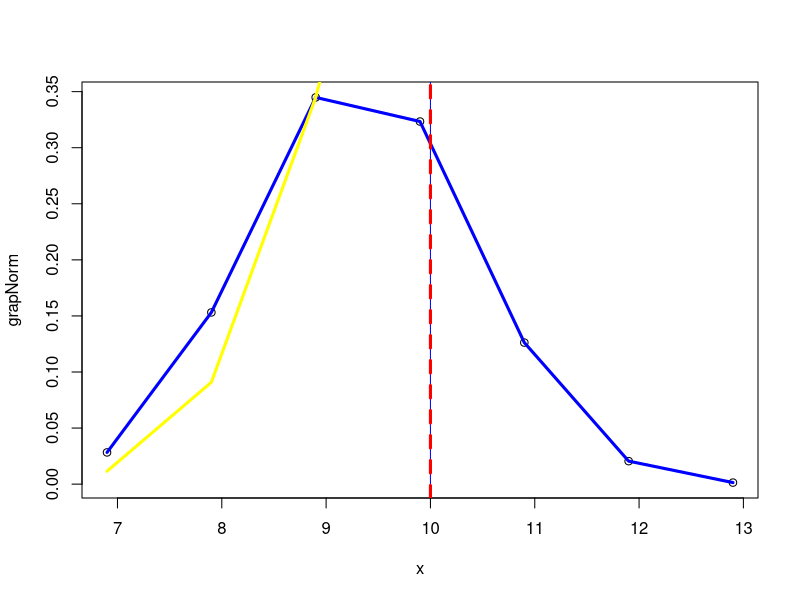

Here is the R script that generated this plot:
#!/usr/bin/env Rscript

tr=c(
9
,9
,11
,8
,8
,9
,9
,8
,11
,9
,8
,9
,9
,8
,9
,11
,9
,9
,10
,9
,9
,9
,8
,9
,11
,9
,9
,11
,9
,9
,8
,12
,9
,9
,9
,9
,9
,9
,9
,8
,11
,9
,9
,11
,12
,9
,9
,11
,10
)
#sd(tr)

media = mean(tr)
#summary(tr);
maximiliano = max(tr) +1.10
minimiliano = min(tr) -1.10
cat("la media es:", media,"\n")
desviacion = sd(tr)
cat("la desviacion es:", desviacion,"\n")
x = minimiliano:maximiliano
#x
min = 100
max = 100
T =  10

LSL = 8
USL = 10
#par(mfrow = c(1,1))
#grafica = dnorm(x, media,desviacion)
#grafica





z1 = (USL - media)/desviacion
cat("z1:", z1,"\n")
pz1 = pnorm(z1, 0,1)
cat("la probabilidad 1:", pz1,"\n")

z2 = (LSL - media)/desviacion
cat("z2:", z2,"\n")
pz2 = pnorm(z2, 0,1)
cat("la probabilidad 2:", pz2,"\n")
# % de productividad o rendimiento
rendimiento = pz1 - pz2




grapNorm = dnorm(x, media,desviacion)
plot(x,grapNorm) #pnorm distribuci�n normal acumulada
lines(x,grapNorm,type="l",col="blue",lwd=3)
lines(x,pnorm(x, media,desviacion),type="l",col="yellow",lwd=3)
abline(v =T, col="blue", lwd=1, lty=1)
abline(v =T, col="red", lwd=3, lty=2)
abline(v=c(z1,z2), col=c("blue", "blue"), lty=c(1,2), lwd=c(1, 3))


cat("rendimiento:", rendimiento,"\n")

if (rendimiento>0.999997) {
   cat("Nivel sigma es: 6\n");
} else {
    if (rendimiento>0.9998) {
       cat("Nivel sigma es: 5\n");
    } else {
       if (rendimiento>0.993) {
          cat("Nivel sigma es: 4\n");
       } else {
          if (rendimiento>0.933) {
              cat("Nivel sigma es: 3\n");
          } else {
            if (rendimiento>0.6915) {
               cat("Nivel sigma es: 2\n");
            } else {
               if (rendimiento>0.3015) {
                  cat("Nivel sigma es: 1\n");
               } else {
                  if(rendimiento<0.0668) {
                      cat("Nivel sigma es: 0\n");
                  }else {
                      cat("no se que nivel sigma sigma es: -0\n");
                  }
               }
            }
          }
       }
    }
}